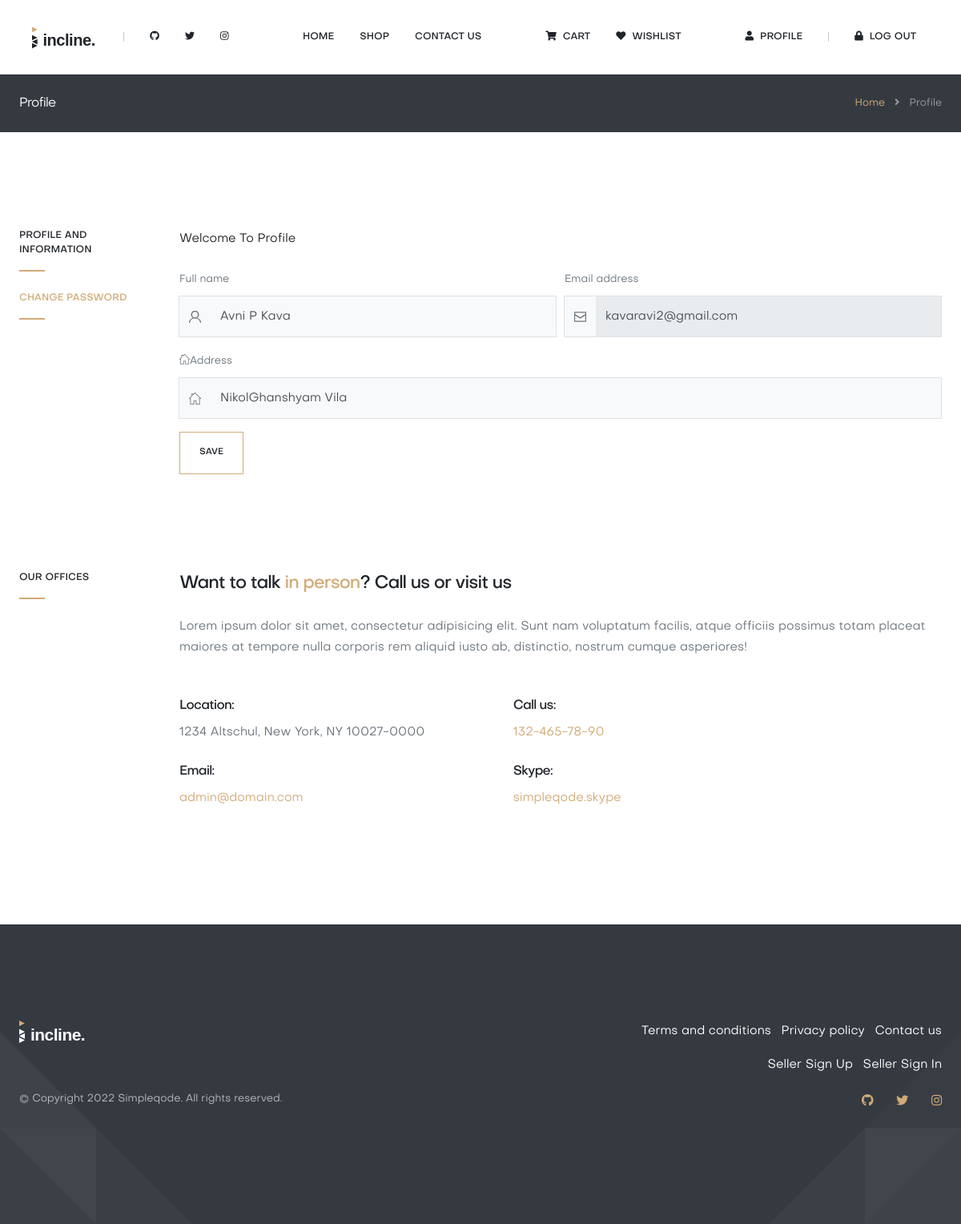
The app's page /profile_page/ (signed in) with its own data.
### falcon_app/models.py (models this page shows)
class Buyer(models.Model):
    fullname = models.CharField(max_length=25)
    email = models.EmailField()
    address = models.TextField()
    password = models.CharField(max_length=8)
    def __str__(self):
        return self.fullname

### falcon_app/views.py (the view)
# urls.py: path('profile_page/',profile_page, name="profile_page"),
def profile_page(request):
    default_dict['current_page'] = 'profile_page'
    buyer = Buyer.objects.get(email = request.session['email'])
    default_dict['buyer'] = buyer
    msg = "Welcome To Profile"
    default_dict['msg'] = msg
    print(f"\n\n\n{default_dict}\n\n\n")
    if request.method == "POST":
        buyer.fullname = request.POST['fullname']
        buyer.address = request.POST['address']
        buyer.save()
        msg = "Profile updated successfuly"
        default_dict['msg'] = msg
        return render(request, 'profile_page.html', default_dict)
    else:
        return render(request, 'profile_page.html',default_dict)

### falcon_app/templates/profile_page.html (shortened to what this page needs)
{% extends 'base.html' %}
{% load static %}
{% block main_content %}
<nav class="breadcrumb">
    <div class="container">
        <div class="row align-items-center">
            <div class="col">
                <h5 class="breadcrumb-heading">
                    Profile
                </h5>
            </div>
            <div class="col-auto">
                <span class="breadcrumb-item">
                    <a href="{% url 'index' %}">Home</a>
                </span>
                <span class="breadcrumb-item active">
                    Profile
                </span>
            </div>
        </div>
    </div>
</nav>
<section class="section pb-0">
    <div class="container">
        <div class="row">
            <div class="col-md-2">
                <h6 class="title">
                    Profile and information
                </h6>
                <h6 class="title">
                    <a href="{% url 'change_pass' %}">Change Password</a>
                </h6>
            </div>
            <div class="col-md-10">
                {% if msg %}
                <p>
                    {{msg}}
                </p>
                {% else %}
                <p>
                    Welcome To Profile
                </p>
                {% endif %}
                <form method="POST" action="{% url 'profile_page' %}">
                    <div class="form-row">
                        <div class="form-group col-md-6">
                            <label>Full name</label>
                            <div class="input-group">
                                <input type="text" value="{{buyer.fullname}}" class="form-control order-1"
                                    name="fullname">
                                <div class="input-group-append order-0">
                                    <div class="input-group-text">
                                        <svg class="input-group-icon icon-offset icon icon-person" viewBox="0 0 106 106"
                                            xmlns="http://www.w3.org/2000/svg"
                                            xmlns:xlink="http://www.w3.org/1999/xlink">
                                            <path transform="translate(3 3)" d="
                            M0 100 A 50 50 0 0 1 50 60 A 20 20 0 0 1 50 0 A 20 20 0 0 1 50 60 A 50 50 0 0 1 100 100">
                                            </path>
                                        </svg>
                                    </div>
                                </div>
                            </div>
                        </div>
                        <div class="form-group col-md-6">
                            <label>Email address</label>
                            <div class="input-group">
                                <input type="email" value="{{buyer.email}}" class="form-control order-1" name="email"
                                    readonly>
                                <div class="input-group-append order-0">
                                    <div class="input-group-text">
                                        <svg class="input-group-icon icon-offset icon icon-envelope"
                                            viewBox="0 0 106 106" xmlns="http://www.w3.org/2000/svg"
                                            xmlns:xlink="http://www.w3.org/1999/xlink">
                                            <path transform="translate(3 3)" d="
                            M0 30 V 10 H 100 V 90 H 0 V 30 L 50 60 L 100 30">
                                            </path>
                                        </svg>
                                    </div>
                                </div>
                            </div>
                        </div>
                    </div>
                    <div class="form-group">
                        <label><span class="icon icon-home"></span>Address</label>
                        <div class="input-group">
                            <input type="text" value="{{buyer.address}}" name="address" class="form-control order-1">
                            <div class="input-group-append order-0">
                                <div class="input-group-text">
                                    <span class="input-group-icon icon-offset icon-home"></span>
                                </div>
                            </div>
                        </div>
                    </div>
                    <div class="form-row">
                        <div class="col-12">
                            <button type="submit" class="btn btn-outline-primary">
                                Save
                            </button>
                        </div>
                    </div>
                </form>
            </div>
        </div>
    </div>
</section>
<section class="section">
    <div class="container">
        <div class="row">
            <div class="col-md-2">
                <h6 class="title">
                    Our offices
                </h6>
            </div>
            <div class="col-md-10">
                <h3 class="mb-4">
                    Want to talk <span class="text-primary">in person</span>? Call us or visit us
                </h3>
                <p class="text-muted mb-5">
                    Lorem ipsum dolor sit amet, consectetur adipisicing elit. Sunt nam voluptatum facilis, atque
                    officiis possimus totam placeat maiores at tempore nulla corporis rem aliquid iusto ab, distinctio,
                    nostrum cumque asperiores!
                </p>
                <div class="row">
                    <div class="col-md-6 col-lg-5">
                        <h5>
                            Location:
                        </h5>
                        <p class="text-muted">
                            1234 Altschul, New York, NY 10027-0000
                        </p>
                        <h5>
                            Email:
                        </h5>
                        <p class="text-muted">
                            <a href="mailto:admin@domain.com">
                                admin@domain.com
                            </a>
                        </p>
                    </div>
                    <div class="col-md-6 col-lg-5">
                        <h5>
                            Call us:
                        </h5>
                        <p class="text-muted">
                            <a href="tel:1234567890">
                                132-465-78-90
                            </a>
                        </p>
                        <h5>
                            Skype:
                        </h5>
                        <p class="text-muted">
                            <a href="tel:1234567890">
                                simpleqode.skype
                            </a>
                        </p>
                    </div>
                </div>
            </div>
        </div>
    </div>
</section>
{% endblock %}

### records on screen
Buyer: fullname "Avni P Kava", email "kavaravi2@gmail.com", address "NikolGhanshyam Vila"

### other values on screen
{{ msg }} "Welcome To Profile"
